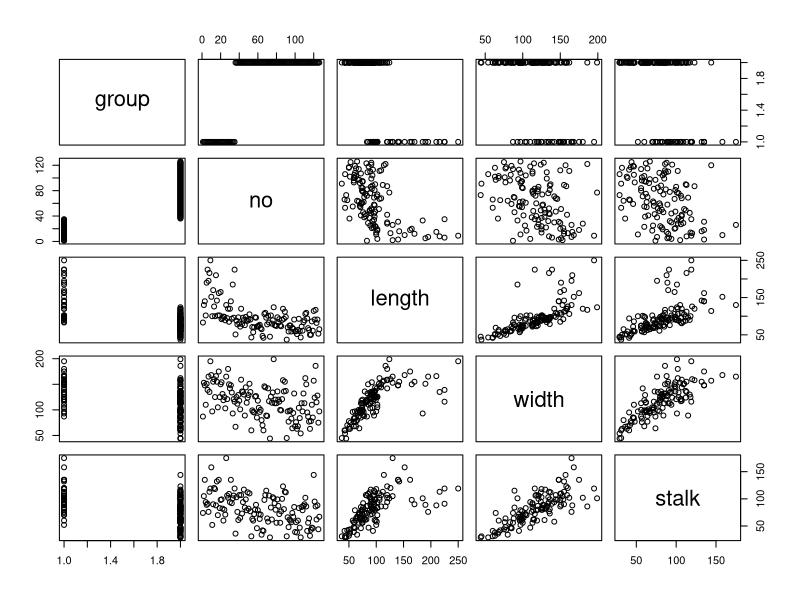
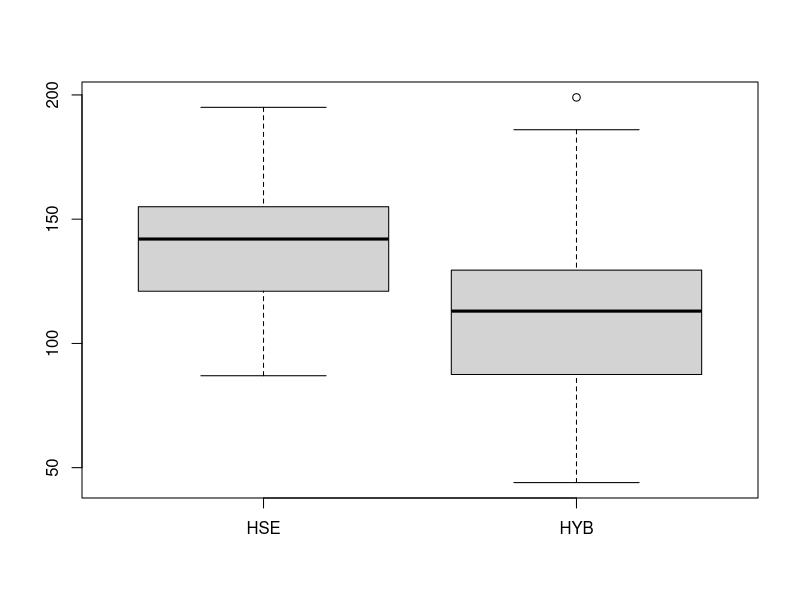
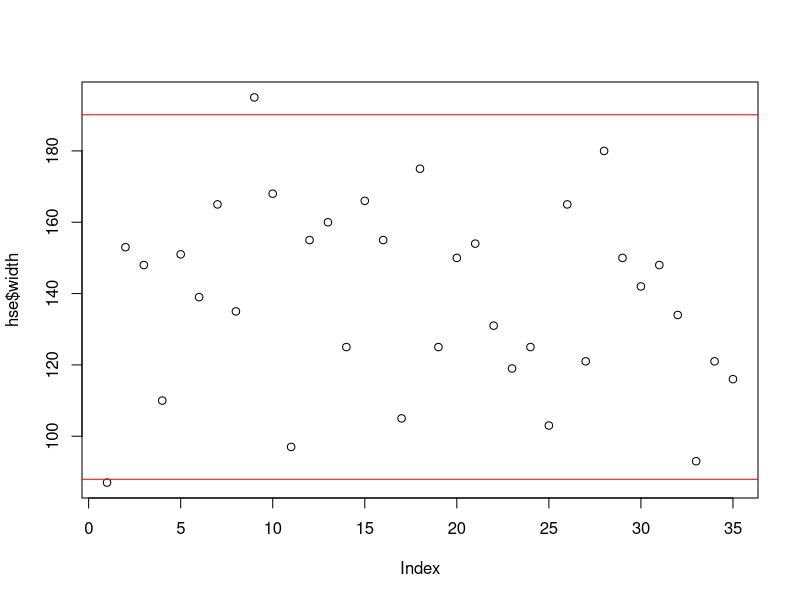
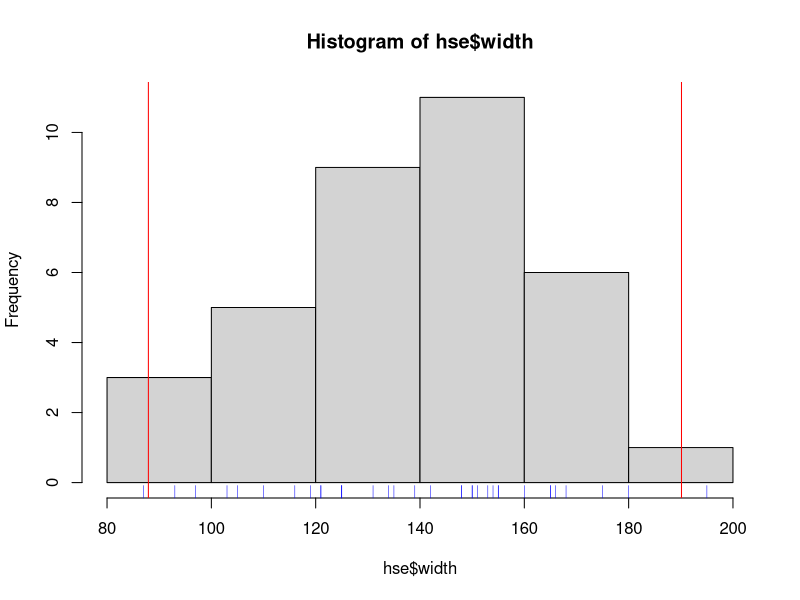

The R source for these figures, in order: (Note: this script raises an error after producing the figures.)
## ---- chunk 1
knitr::opts_chunk$set(echo = TRUE, eval=FALSE)
leaves <- read.csv("leaves.csv")
## ---- chunk 2
knitr::opts_chunk$set(eval = FALSE)
library("gplots", quietly=TRUE, warn.conflicts = FALSE)
library("dplyr")
library("ggplot2")
## ---- chunk 3
#  ... do it
## ---- chunk 4
plot(leaves)
## ---- chunk 5
hyb <- subset(leaves, group == "HYB")
hse <- subset(leaves, group == "HSE")
## ---- chunk 6
boxplot(hse$width, hyb$width, names=c("HSE", "HYB"))
## ---- chunk 7
# use `hist`, `qqnorm`, `qqline`
# ...
## ---- chunk 8
hse.mean <- mean(hse$width)
hse.sd   <- sd(hse$width)
hse.N    <- length(hse$width)
hse.se   <- hse.sd/sqrt(hse.N)
## ---- chunk 9
hse.95 <- hse.mean + c(-1.96, 1.96) * hse.sd
hse.95
## ---- chunk 10
quantile(hse$width, p = c(0.025, 0.975))
## ---- chunk 11
plot(hse$width)
abline(h = hse.95, col="red")
## ---- chunk 12
hist(hse$width)
abline(v = hse.95, col="red")
rug(hse$width, col="blue")
## ---- chunk 13
hse.ci <- hse.mean + qt(p = c(0.025, 0.975), df = hse.N-1) * hse.se
## ---- chunk 14
#  Do the same for the "hyb" data, calculate mean, sd, N, se and ci.
# ...
## ---- chunk 15
library("gplots")
barplot2(height = c(hyb.mean, hse.mean),
         ci.l   = c(hyb.ci[1], hse.ci[1]),
         ci.u   = c(hyb.ci[2], hse.ci[2]),
         plot.ci = TRUE,
         names.arg=c("Hyb", "HSE")
)
## ---- chunk 16
x <- barplot(c(hyb.mean, hse.mean),
  names.arg=c("HYB", "HSE"), ylim=c(0, 150))
segments(x0=x[1], y0=hyb.ci[1], y1=hyb.ci[2], lwd=2)
segments(x0=x[2], y0=hse.ci[1], y1=hse.ci[2], lwd=2)
## ---- chunk 17
t.test(width ~ group, data = leaves)
## ---- chunk 18
# var.test(...)
# t.test(...)
# ...
## ---- chunk 19
library("dplyr")
leaves <- read.csv("leaves.csv")

stats <-
  leaves %>%
    group_by(group) %>%
    summarize(mean = mean(width), sd=sd(width), N=length(width), se=sd/sqrt(N),
              lwr = mean + qt(p = 0.025, df = N-1) * se,
              upr = mean + qt(p = 0.975, df = N-1) * se
             )

stats
## ---- chunk 20
library("ggplot2")
stats %>%
  ggplot(aes(x=group, y=mean, min=lwr, max=upr))  +
    geom_col() + geom_errorbar(width=0.2)
